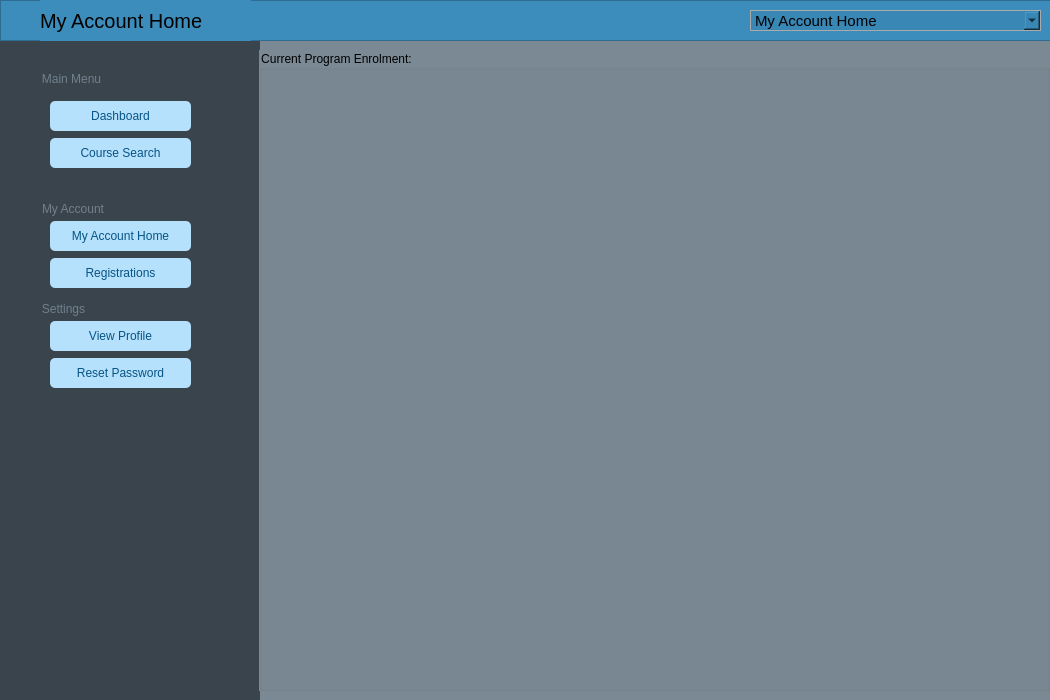
<?xml version="1.0" encoding="UTF-8"?>
<ui version="4.0">
 <class>dashboardStudent</class>
 <widget class="QWidget" name="dashboardStudent">
  <property name="geometry">
   <rect>
    <x>0</x>
    <y>0</y>
    <width>1050</width>
    <height>700</height>
   </rect>
  </property>
  <property name="palette">
   <palette>
    <active>
     <colorrole role="Button">
      <brush brushstyle="SolidPattern">
       <color alpha="255">
        <red>122</red>
        <green>137</green>
        <blue>148</blue>
       </color>
      </brush>
     </colorrole>
     <colorrole role="Base">
      <brush brushstyle="SolidPattern">
       <color alpha="255">
        <red>122</red>
        <green>137</green>
        <blue>148</blue>
       </color>
      </brush>
     </colorrole>
     <colorrole role="Window">
      <brush brushstyle="SolidPattern">
       <color alpha="255">
        <red>122</red>
        <green>137</green>
        <blue>148</blue>
       </color>
      </brush>
     </colorrole>
    </active>
    <inactive>
     <colorrole role="Button">
      <brush brushstyle="SolidPattern">
       <color alpha="255">
        <red>122</red>
        <green>137</green>
        <blue>148</blue>
       </color>
      </brush>
     </colorrole>
     <colorrole role="Base">
      <brush brushstyle="SolidPattern">
       <color alpha="255">
        <red>122</red>
        <green>137</green>
        <blue>148</blue>
       </color>
      </brush>
     </colorrole>
     <colorrole role="Window">
      <brush brushstyle="SolidPattern">
       <color alpha="255">
        <red>122</red>
        <green>137</green>
        <blue>148</blue>
       </color>
      </brush>
     </colorrole>
    </inactive>
    <disabled>
     <colorrole role="Button">
      <brush brushstyle="SolidPattern">
       <color alpha="255">
        <red>122</red>
        <green>137</green>
        <blue>148</blue>
       </color>
      </brush>
     </colorrole>
     <colorrole role="Base">
      <brush brushstyle="SolidPattern">
       <color alpha="255">
        <red>122</red>
        <green>137</green>
        <blue>148</blue>
       </color>
      </brush>
     </colorrole>
     <colorrole role="Window">
      <brush brushstyle="SolidPattern">
       <color alpha="255">
        <red>122</red>
        <green>137</green>
        <blue>148</blue>
       </color>
      </brush>
     </colorrole>
    </disabled>
   </palette>
  </property>
  <property name="windowTitle">
   <string>Form</string>
  </property>
  <property name="styleSheet">
   <string notr="true">background-color: rgb(122, 137, 148);</string>
  </property>
  <widget class="QFrame" name="Sidebar">
   <property name="geometry">
    <rect>
     <x>0</x>
     <y>40</y>
     <width>260</width>
     <height>660</height>
    </rect>
   </property>
   <property name="minimumSize">
    <size>
     <width>260</width>
     <height>660</height>
    </size>
   </property>
   <property name="maximumSize">
    <size>
     <width>260</width>
     <height>660</height>
    </size>
   </property>
   <property name="styleSheet">
    <string notr="true">background-color:#3a444c;
border: 0;</string>
   </property>
   <property name="frameShape">
    <enum>QFrame::StyledPanel</enum>
   </property>
   <property name="frameShadow">
    <enum>QFrame::Raised</enum>
   </property>
   <widget class="QWidget" name="layoutWidget">
    <property name="geometry">
     <rect>
      <x>40</x>
      <y>30</y>
      <width>181</width>
      <height>401</height>
     </rect>
    </property>
    <layout class="QVBoxLayout" name="verticalLayout_6">
     <item>
      <widget class="QGroupBox" name="mainMenu_groupBox">
       <property name="styleSheet">
        <string notr="true">color:#70808c;</string>
       </property>
       <property name="title">
        <string>Main Menu</string>
       </property>
       <widget class="QGroupBox" name="accounts_groupBox">
        <property name="geometry">
         <rect>
          <x>0</x>
          <y>130</y>
          <width>179</width>
          <height>196</height>
         </rect>
        </property>
        <property name="styleSheet">
         <string notr="true">color:#70808c;</string>
        </property>
        <property name="title">
         <string>My Account</string>
        </property>
        <widget class="QGroupBox" name="mainMenu_groupBox_2">
         <property name="geometry">
          <rect>
           <x>0</x>
           <y>100</y>
           <width>179</width>
           <height>129</height>
          </rect>
         </property>
         <property name="styleSheet">
          <string notr="true">color:#70808c;</string>
         </property>
         <property name="title">
          <string>Settings</string>
         </property>
         <widget class="QWidget" name="layoutWidget_4">
          <property name="geometry">
           <rect>
            <x>10</x>
            <y>20</y>
            <width>141</width>
            <height>69</height>
           </rect>
          </property>
          <layout class="QVBoxLayout" name="verticalLayout_4">
           <item>
            <widget class="QPushButton" name="pushButton_5">
             <property name="styleSheet">
              <string notr="true">background-color:#b6e1fc;
color: #065485;
border:0;
height:30px;
border-radius:5px;</string>
             </property>
             <property name="text">
              <string>View Profile</string>
             </property>
            </widget>
           </item>
           <item>
            <widget class="QPushButton" name="pushButton_6">
             <property name="styleSheet">
              <string notr="true">background-color:#b6e1fc;
color: #065485;
border:0;
height:30px;
border-radius:5px;</string>
             </property>
             <property name="text">
              <string>Reset Password</string>
             </property>
            </widget>
           </item>
          </layout>
         </widget>
        </widget>
        <widget class="QWidget" name="layoutWidget_3">
         <property name="geometry">
          <rect>
           <x>10</x>
           <y>20</y>
           <width>141</width>
           <height>69</height>
          </rect>
         </property>
         <layout class="QVBoxLayout" name="verticalLayout_7">
          <item>
           <widget class="QPushButton" name="pushButton_9">
            <property name="styleSheet">
             <string notr="true">background-color:#b6e1fc;
color: #065485;
border:0;
height:30px;
border-radius:5px;</string>
            </property>
            <property name="text">
             <string>My Account Home</string>
            </property>
           </widget>
          </item>
          <item>
           <widget class="QPushButton" name="pushButton_10">
            <property name="styleSheet">
             <string notr="true">background-color:#b6e1fc;
color: #065485;
border:0;
height:30px;
border-radius:5px;</string>
            </property>
            <property name="text">
             <string>Registrations</string>
            </property>
           </widget>
          </item>
         </layout>
        </widget>
       </widget>
       <widget class="QWidget" name="layoutWidget_2">
        <property name="geometry">
         <rect>
          <x>10</x>
          <y>30</y>
          <width>141</width>
          <height>69</height>
         </rect>
        </property>
        <layout class="QVBoxLayout" name="verticalLayout_2">
         <item>
          <widget class="QPushButton" name="pushButton_11">
           <property name="styleSheet">
            <string notr="true">background-color:#b6e1fc;
color: #065485;
border:0;
height:30px;
border-radius:5px;</string>
           </property>
           <property name="text">
            <string>Dashboard</string>
           </property>
          </widget>
         </item>
         <item>
          <widget class="QPushButton" name="pushButton_12">
           <property name="styleSheet">
            <string notr="true">background-color:#b6e1fc;
color: #065485;
border:0;
height:30px;
border-radius:5px;</string>
           </property>
           <property name="text">
            <string>Course Search</string>
           </property>
          </widget>
         </item>
        </layout>
       </widget>
      </widget>
     </item>
    </layout>
   </widget>
   <widget class="QFrame" name="frame">
    <property name="geometry">
     <rect>
      <x>30</x>
      <y>570</y>
      <width>191</width>
      <height>61</height>
     </rect>
    </property>
    <property name="styleSheet">
     <string notr="true">background:url(:/images/sideBarLogo.png);</string>
    </property>
    <property name="frameShape">
     <enum>QFrame::StyledPanel</enum>
    </property>
    <property name="frameShadow">
     <enum>QFrame::Raised</enum>
    </property>
   </widget>
  </widget>
  <widget class="QFrame" name="topFrame">
   <property name="geometry">
    <rect>
     <x>0</x>
     <y>0</y>
     <width>1051</width>
     <height>41</height>
    </rect>
   </property>
   <property name="palette">
    <palette>
     <active>
      <colorrole role="WindowText">
       <brush brushstyle="SolidPattern">
        <color alpha="255">
         <red>255</red>
         <green>255</green>
         <blue>255</blue>
        </color>
       </brush>
      </colorrole>
      <colorrole role="Button">
       <brush brushstyle="SolidPattern">
        <color alpha="255">
         <red>60</red>
         <green>141</green>
         <blue>188</blue>
        </color>
       </brush>
      </colorrole>
      <colorrole role="Text">
       <brush brushstyle="SolidPattern">
        <color alpha="255">
         <red>255</red>
         <green>255</green>
         <blue>255</blue>
        </color>
       </brush>
      </colorrole>
      <colorrole role="Base">
       <brush brushstyle="SolidPattern">
        <color alpha="255">
         <red>60</red>
         <green>141</green>
         <blue>188</blue>
        </color>
       </brush>
      </colorrole>
      <colorrole role="Window">
       <brush brushstyle="SolidPattern">
        <color alpha="255">
         <red>60</red>
         <green>141</green>
         <blue>188</blue>
        </color>
       </brush>
      </colorrole>
      <colorrole role="HighlightedText">
       <brush brushstyle="SolidPattern">
        <color alpha="255">
         <red>60</red>
         <green>141</green>
         <blue>188</blue>
        </color>
       </brush>
      </colorrole>
      <colorrole role="AlternateBase">
       <brush brushstyle="SolidPattern">
        <color alpha="255">
         <red>60</red>
         <green>141</green>
         <blue>188</blue>
        </color>
       </brush>
      </colorrole>
      <colorrole role="PlaceholderText">
       <brush brushstyle="SolidPattern">
        <color alpha="128">
         <red>255</red>
         <green>255</green>
         <blue>255</blue>
        </color>
       </brush>
      </colorrole>
     </active>
     <inactive>
      <colorrole role="WindowText">
       <brush brushstyle="SolidPattern">
        <color alpha="255">
         <red>255</red>
         <green>255</green>
         <blue>255</blue>
        </color>
       </brush>
      </colorrole>
      <colorrole role="Button">
       <brush brushstyle="SolidPattern">
        <color alpha="255">
         <red>60</red>
         <green>141</green>
         <blue>188</blue>
        </color>
       </brush>
      </colorrole>
      <colorrole role="Text">
       <brush brushstyle="SolidPattern">
        <color alpha="255">
         <red>255</red>
         <green>255</green>
         <blue>255</blue>
        </color>
       </brush>
      </colorrole>
      <colorrole role="Base">
       <brush brushstyle="SolidPattern">
        <color alpha="255">
         <red>60</red>
         <green>141</green>
         <blue>188</blue>
        </color>
       </brush>
      </colorrole>
      <colorrole role="Window">
       <brush brushstyle="SolidPattern">
        <color alpha="255">
         <red>60</red>
         <green>141</green>
         <blue>188</blue>
        </color>
       </brush>
      </colorrole>
      <colorrole role="HighlightedText">
       <brush brushstyle="SolidPattern">
        <color alpha="255">
         <red>60</red>
         <green>141</green>
         <blue>188</blue>
        </color>
       </brush>
      </colorrole>
      <colorrole role="AlternateBase">
       <brush brushstyle="SolidPattern">
        <color alpha="255">
         <red>60</red>
         <green>141</green>
         <blue>188</blue>
        </color>
       </brush>
      </colorrole>
      <colorrole role="PlaceholderText">
       <brush brushstyle="SolidPattern">
        <color alpha="128">
         <red>255</red>
         <green>255</green>
         <blue>255</blue>
        </color>
       </brush>
      </colorrole>
     </inactive>
     <disabled>
      <colorrole role="WindowText">
       <brush brushstyle="SolidPattern">
        <color alpha="255">
         <red>120</red>
         <green>120</green>
         <blue>120</blue>
        </color>
       </brush>
      </colorrole>
      <colorrole role="Button">
       <brush brushstyle="SolidPattern">
        <color alpha="255">
         <red>60</red>
         <green>141</green>
         <blue>188</blue>
        </color>
       </brush>
      </colorrole>
      <colorrole role="Text">
       <brush brushstyle="SolidPattern">
        <color alpha="255">
         <red>120</red>
         <green>120</green>
         <blue>120</blue>
        </color>
       </brush>
      </colorrole>
      <colorrole role="Base">
       <brush brushstyle="SolidPattern">
        <color alpha="255">
         <red>60</red>
         <green>141</green>
         <blue>188</blue>
        </color>
       </brush>
      </colorrole>
      <colorrole role="Window">
       <brush brushstyle="SolidPattern">
        <color alpha="255">
         <red>60</red>
         <green>141</green>
         <blue>188</blue>
        </color>
       </brush>
      </colorrole>
      <colorrole role="HighlightedText">
       <brush brushstyle="SolidPattern">
        <color alpha="255">
         <red>60</red>
         <green>141</green>
         <blue>188</blue>
        </color>
       </brush>
      </colorrole>
      <colorrole role="AlternateBase">
       <brush brushstyle="SolidPattern">
        <color alpha="255">
         <red>60</red>
         <green>141</green>
         <blue>188</blue>
        </color>
       </brush>
      </colorrole>
      <colorrole role="PlaceholderText">
       <brush brushstyle="SolidPattern">
        <color alpha="128">
         <red>0</red>
         <green>0</green>
         <blue>0</blue>
        </color>
       </brush>
      </colorrole>
     </disabled>
    </palette>
   </property>
   <property name="styleSheet">
    <string notr="true">background-color: #3c8dbc;</string>
   </property>
   <property name="frameShape">
    <enum>QFrame::StyledPanel</enum>
   </property>
   <property name="frameShadow">
    <enum>QFrame::Raised</enum>
   </property>
   <widget class="QLabel" name="home_label">
    <property name="geometry">
     <rect>
      <x>40</x>
      <y>0</y>
      <width>211</width>
      <height>41</height>
     </rect>
    </property>
    <property name="font">
     <font>
      <pointsize>15</pointsize>
     </font>
    </property>
    <property name="text">
     <string>My Account Home</string>
    </property>
   </widget>
   <widget class="QComboBox" name="myAccount_ComboBox">
    <property name="geometry">
     <rect>
      <x>750</x>
      <y>10</y>
      <width>291</width>
      <height>21</height>
     </rect>
    </property>
    <property name="styleSheet">
     <string notr="true">background-color: rgb(57, 135, 180);
/*  color: white;
  padding: 16px; */
border: 1px solid #aaa; 
border-radius: .2em;
cursor: pointer;
font-size: 15px;
</string>
    </property>
    <item>
     <property name="text">
      <string>My Account Home</string>
     </property>
    </item>
    <item>
     <property name="text">
      <string>Registrations</string>
     </property>
    </item>
    <item>
     <property name="text">
      <string>Reset Password</string>
     </property>
    </item>
    <item>
     <property name="text">
      <string>My Program Sequence</string>
     </property>
    </item>
    <item>
     <property name="text">
      <string>Log Out</string>
     </property>
    </item>
   </widget>
  </widget>
  <widget class="QGroupBox" name="groupBox">
   <property name="geometry">
    <rect>
     <x>259</x>
     <y>50</y>
     <width>791</width>
     <height>641</height>
    </rect>
   </property>
   <property name="title">
    <string>Current Program Enrolment:</string>
   </property>
  </widget>
 </widget>
 <resources/>
 <connections/>
</ui>
